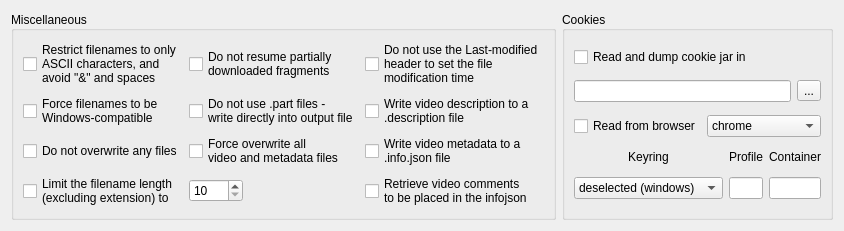
      <widget class="QWidget" name="tab_4">
       <attribute name="title">
        <string>Filesystem</string>
       </attribute>
       <layout class="QGridLayout" name="gridLayout_12">
        <item row="0" column="2">
         <widget class="QGroupBox" name="groupBox_11">
          <property name="sizePolicy">
           <sizepolicy hsizetype="Preferred" vsizetype="Preferred">
            <horstretch>0</horstretch>
            <verstretch>0</verstretch>
           </sizepolicy>
          </property>
          <property name="title">
           <string>Cookies</string>
          </property>
          <property name="alignment">
           <set>Qt::AlignLeading|Qt::AlignLeft|Qt::AlignVCenter</set>
          </property>
          <layout class="QGridLayout" name="gridLayout_16">
           <item row="3" column="1">
            <widget class="QLabel" name="label_10">
             <property name="sizePolicy">
              <sizepolicy hsizetype="Preferred" vsizetype="Fixed">
               <horstretch>0</horstretch>
               <verstretch>0</verstretch>
              </sizepolicy>
             </property>
             <property name="text">
              <string>Profile</string>
             </property>
             <property name="alignment">
              <set>Qt::AlignCenter</set>
             </property>
            </widget>
           </item>
           <item row="3" column="2">
            <widget class="QLabel" name="label_8">
             <property name="text">
              <string>Container</string>
             </property>
             <property name="alignment">
              <set>Qt::AlignCenter</set>
             </property>
            </widget>
           </item>
           <item row="0" column="0" colspan="3">
            <widget class="QCheckBox" name="checkBox_7">
             <property name="sizePolicy">
              <sizepolicy hsizetype="Minimum" vsizetype="Fixed">
               <horstretch>0</horstretch>
               <verstretch>0</verstretch>
              </sizepolicy>
             </property>
             <property name="text">
              <string>Read and dump cookie jar in</string>
             </property>
            </widget>
           </item>
           <item row="4" column="2">
            <widget class="QLineEdit" name="lineEdit_8">
             <property name="sizePolicy">
              <sizepolicy hsizetype="Ignored" vsizetype="Maximum">
               <horstretch>0</horstretch>
               <verstretch>0</verstretch>
              </sizepolicy>
             </property>
             <property name="maximumSize">
              <size>
               <width>16777215</width>
               <height>16777215</height>
              </size>
             </property>
            </widget>
           </item>
           <item row="4" column="1">
            <widget class="QLineEdit" name="lineEdit_7">
             <property name="sizePolicy">
              <sizepolicy hsizetype="Ignored" vsizetype="Maximum">
               <horstretch>0</horstretch>
               <verstretch>0</verstretch>
              </sizepolicy>
             </property>
             <property name="maximumSize">
              <size>
               <width>16777215</width>
               <height>16777215</height>
              </size>
             </property>
            </widget>
           </item>
           <item row="1" column="0" colspan="3">
            <widget class="QWidget" name="widget" native="true">
             <property name="sizePolicy">
              <sizepolicy hsizetype="Minimum" vsizetype="Fixed">
               <horstretch>0</horstretch>
               <verstretch>0</verstretch>
              </sizepolicy>
             </property>
             <layout class="QHBoxLayout" name="horizontalLayout">
              <property name="leftMargin">
               <number>0</number>
              </property>
              <property name="topMargin">
               <number>0</number>
              </property>
              <property name="rightMargin">
               <number>0</number>
              </property>
              <property name="bottomMargin">
               <number>0</number>
              </property>
              <item>
               <widget class="QLineEdit" name="lineEdit_6"/>
              </item>
              <item>
               <widget class="QToolButton" name="toolButton_5">
                <property name="text">
                 <string>...</string>
                </property>
               </widget>
              </item>
             </layout>
            </widget>
           </item>
           <item row="4" column="0">
            <widget class="QComboBox" name="comboBox_5">
             <property name="sizePolicy">
              <sizepolicy hsizetype="Minimum" vsizetype="Maximum">
               <horstretch>0</horstretch>
               <verstretch>0</verstretch>
              </sizepolicy>
             </property>
             <property name="maximumSize">
              <size>
               <width>16777215</width>
               <height>16777215</height>
              </size>
             </property>
             <item>
              <property name="text">
               <string>deselected (windows)</string>
              </property>
             </item>
             <item>
              <property name="text">
               <string>gnomekeyring</string>
              </property>
             </item>
             <item>
              <property name="text">
               <string>basictext</string>
              </property>
             </item>
             <item>
              <property name="text">
               <string>kwallet</string>
              </property>
             </item>
             <item>
              <property name="text">
               <string>kwallet5</string>
              </property>
             </item>
             <item>
              <property name="text">
               <string>kwallet6</string>
              </property>
             </item>
            </widget>
           </item>
           <item row="3" column="0">
            <widget class="QLabel" name="label_9">
             <property name="sizePolicy">
              <sizepolicy hsizetype="Preferred" vsizetype="Fixed">
               <horstretch>0</horstretch>
               <verstretch>0</verstretch>
              </sizepolicy>
             </property>
             <property name="text">
              <string>Keyring</string>
             </property>
             <property name="alignment">
              <set>Qt::AlignCenter</set>
             </property>
            </widget>
           </item>
           <item row="2" column="0" colspan="3">
            <widget class="QWidget" name="widget_2" native="true">
             <property name="sizePolicy">
              <sizepolicy hsizetype="Minimum" vsizetype="Fixed">
               <horstretch>0</horstretch>
               <verstretch>0</verstretch>
              </sizepolicy>
             </property>
             <layout class="QHBoxLayout" name="horizontalLayout_2">
              <property name="leftMargin">
               <number>0</number>
              </property>
              <property name="topMargin">
               <number>0</number>
              </property>
              <property name="rightMargin">
               <number>0</number>
              </property>
              <property name="bottomMargin">
               <number>0</number>
              </property>
              <item>
               <widget class="QCheckBox" name="checkBox_8">
                <property name="text">
                 <string>Read from browser</string>
                </property>
               </widget>
              </item>
              <item>
               <widget class="QComboBox" name="comboBox_4">
                <property name="sizePolicy">
                 <sizepolicy hsizetype="Minimum" vsizetype="Fixed">
                  <horstretch>0</horstretch>
                  <verstretch>0</verstretch>
                 </sizepolicy>
                </property>
                <item>
                 <property name="text">
                  <string>chrome</string>
                 </property>
                </item>
                <item>
                 <property name="text">
                  <string>firefox</string>
                 </property>
                </item>
                <item>
                 <property name="text">
                  <string>edge</string>
                 </property>
                </item>
                <item>
                 <property name="text">
                  <string>brave</string>
                 </property>
                </item>
                <item>
                 <property name="text">
                  <string>safari</string>
                 </property>
                </item>
                <item>
                 <property name="text">
                  <string>chromium</string>
                 </property>
                </item>
                <item>
                 <property name="text">
                  <string>vivaldi</string>
                 </property>
                </item>
                <item>
                 <property name="text">
                  <string>whale</string>
                 </property>
                </item>
               </widget>
              </item>
             </layout>
            </widget>
           </item>
          </layout>
         </widget>
        </item>
        <item row="0" column="1">
         <widget class="QGroupBox" name="groupBox_12">
          <property name="sizePolicy">
           <sizepolicy hsizetype="Fixed" vsizetype="Preferred">
            <horstretch>0</horstretch>
            <verstretch>0</verstretch>
           </sizepolicy>
          </property>
          <property name="title">
           <string>Miscellaneous</string>
          </property>
          <property name="alignment">
           <set>Qt::AlignLeading|Qt::AlignLeft|Qt::AlignVCenter</set>
          </property>
          <layout class="QGridLayout" name="gridLayout_14">
           <item row="5" column="2">
            <widget class="QCheckBox" name="checkBox_22">
             <property name="sizePolicy">
              <sizepolicy hsizetype="Preferred" vsizetype="Fixed">
               <horstretch>0</horstretch>
               <verstretch>0</verstretch>
              </sizepolicy>
             </property>
             <property name="text">
              <string>Retrieve video comments
to be placed in the infojson</string>
             </property>
            </widget>
           </item>
           <item row="2" column="1">
            <widget class="QCheckBox" name="checkBox_18">
             <property name="sizePolicy">
              <sizepolicy hsizetype="Preferred" vsizetype="Fixed">
               <horstretch>0</horstretch>
               <verstretch>0</verstretch>
              </sizepolicy>
             </property>
             <property name="text">
              <string>Do not use .part files -
write directly into output file</string>
             </property>
            </widget>
           </item>
           <item row="1" column="2">
            <widget class="QCheckBox" name="checkBox_19">
             <property name="sizePolicy">
              <sizepolicy hsizetype="Preferred" vsizetype="Fixed">
               <horstretch>0</horstretch>
               <verstretch>0</verstretch>
              </sizepolicy>
             </property>
             <property name="text">
              <string>Do not use the Last-modified
header to set the file
modification time</string>
             </property>
            </widget>
           </item>
           <item row="2" column="2">
            <widget class="QCheckBox" name="checkBox_20">
             <property name="sizePolicy">
              <sizepolicy hsizetype="Preferred" vsizetype="Fixed">
               <horstretch>0</horstretch>
               <verstretch>0</verstretch>
              </sizepolicy>
             </property>
             <property name="text">
              <string>Write video description to a
.description file</string>
             </property>
            </widget>
           </item>
           <item row="2" column="0">
            <widget class="QCheckBox" name="checkBox_13">
             <property name="sizePolicy">
              <sizepolicy hsizetype="Preferred" vsizetype="Fixed">
               <horstretch>0</horstretch>
               <verstretch>0</verstretch>
              </sizepolicy>
             </property>
             <property name="text">
              <string>Force filenames to be
Windows-compatible</string>
             </property>
            </widget>
           </item>
           <item row="1" column="0">
            <widget class="QCheckBox" name="checkBox_12">
             <property name="sizePolicy">
              <sizepolicy hsizetype="Preferred" vsizetype="Fixed">
               <horstretch>0</horstretch>
               <verstretch>0</verstretch>
              </sizepolicy>
             </property>
             <property name="text">
              <string>Restrict filenames to only
ASCII characters, and
avoid &quot;&amp;&amp;&quot; and spaces</string>
             </property>
            </widget>
           </item>
           <item row="1" column="1">
            <widget class="QCheckBox" name="checkBox_17">
             <property name="sizePolicy">
              <sizepolicy hsizetype="Preferred" vsizetype="Fixed">
               <horstretch>0</horstretch>
               <verstretch>0</verstretch>
              </sizepolicy>
             </property>
             <property name="text">
              <string>Do not resume partially
downloaded fragments</string>
             </property>
            </widget>
           </item>
           <item row="3" column="0">
            <widget class="QCheckBox" name="checkBox_15">
             <property name="sizePolicy">
              <sizepolicy hsizetype="Preferred" vsizetype="Fixed">
               <horstretch>0</horstretch>
               <verstretch>0</verstretch>
              </sizepolicy>
             </property>
             <property name="text">
              <string>Do not overwrite any files</string>
             </property>
            </widget>
           </item>
           <item row="3" column="1">
            <widget class="QCheckBox" name="checkBox_16">
             <property name="sizePolicy">
              <sizepolicy hsizetype="Preferred" vsizetype="Fixed">
               <horstretch>0</horstretch>
               <verstretch>0</verstretch>
              </sizepolicy>
             </property>
             <property name="text">
              <string>Force overwrite all
video and metadata files</string>
             </property>
            </widget>
           </item>
           <item row="5" column="0">
            <widget class="QCheckBox" name="checkBox_14">
             <property name="sizePolicy">
              <sizepolicy hsizetype="Preferred" vsizetype="Fixed">
               <horstretch>0</horstretch>
               <verstretch>0</verstretch>
              </sizepolicy>
             </property>
             <property name="text">
              <string>Limit the filename length
(excluding extension) to</string>
             </property>
            </widget>
           </item>
           <item row="5" column="1">
            <widget class="QSpinBox" name="spinBox">
             <property name="sizePolicy">
              <sizepolicy hsizetype="Fixed" vsizetype="Fixed">
               <horstretch>0</horstretch>
               <verstretch>0</verstretch>
              </sizepolicy>
             </property>
             <property name="minimum">
              <number>10</number>
             </property>
             <property name="maximum">
              <number>9999</number>
             </property>
             <property name="singleStep">
              <number>10</number>
             </property>
            </widget>
           </item>
           <item row="3" column="2">
            <widget class="QCheckBox" name="checkBox_21">
             <property name="sizePolicy">
              <sizepolicy hsizetype="Preferred" vsizetype="Fixed">
               <horstretch>0</horstretch>
               <verstretch>0</verstretch>
              </sizepolicy>
             </property>
             <property name="text">
              <string>Write video metadata to a
.info.json file</string>
             </property>
            </widget>
           </item>
          </layout>
         </widget>
        </item>
       </layout>
      </widget>
